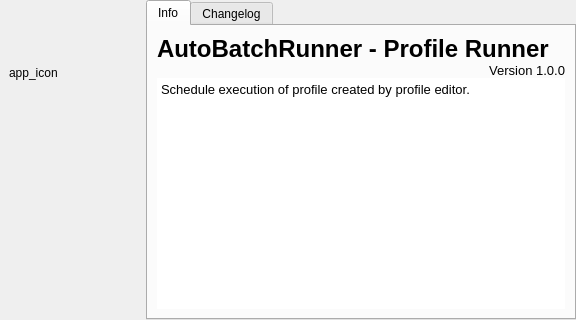
<?xml version="1.0" encoding="UTF-8"?>
<ui version="4.0">
 <class>AboutPE</class>
 <widget class="QWidget" name="AboutPE">
  <property name="geometry">
   <rect>
    <x>0</x>
    <y>0</y>
    <width>576</width>
    <height>320</height>
   </rect>
  </property>
  <property name="windowTitle">
   <string>About ProfileEditor</string>
  </property>
  <layout class="QHBoxLayout" name="horizontalLayout">
   <property name="spacing">
    <number>0</number>
   </property>
   <property name="leftMargin">
    <number>0</number>
   </property>
   <property name="topMargin">
    <number>0</number>
   </property>
   <property name="rightMargin">
    <number>0</number>
   </property>
   <property name="bottomMargin">
    <number>0</number>
   </property>
   <item>
    <widget class="QFrame" name="frame">
     <property name="frameShape">
      <enum>QFrame::NoFrame</enum>
     </property>
     <property name="frameShadow">
      <enum>QFrame::Raised</enum>
     </property>
     <layout class="QVBoxLayout" name="verticalLayout">
      <item>
       <widget class="QLabel" name="icon">
        <property name="minimumSize">
         <size>
          <width>128</width>
          <height>128</height>
         </size>
        </property>
        <property name="text">
         <string notr="true">app_icon</string>
        </property>
       </widget>
      </item>
      <item>
       <spacer name="verticalSpacer">
        <property name="orientation">
         <enum>Qt::Vertical</enum>
        </property>
        <property name="sizeHint" stdset="0">
         <size>
          <width>20</width>
          <height>261</height>
         </size>
        </property>
       </spacer>
      </item>
     </layout>
    </widget>
   </item>
   <item>
    <widget class="QFrame" name="AboutPEFrame">
     <property name="frameShape">
      <enum>QFrame::NoFrame</enum>
     </property>
     <property name="frameShadow">
      <enum>QFrame::Raised</enum>
     </property>
     <layout class="QVBoxLayout" name="verticalLayout_6">
      <property name="spacing">
       <number>0</number>
      </property>
      <property name="leftMargin">
       <number>0</number>
      </property>
      <property name="topMargin">
       <number>0</number>
      </property>
      <property name="rightMargin">
       <number>0</number>
      </property>
      <property name="bottomMargin">
       <number>0</number>
      </property>
      <item>
       <widget class="QTabWidget" name="infotabs">
        <property name="tabPosition">
         <enum>QTabWidget::North</enum>
        </property>
        <property name="currentIndex">
         <number>0</number>
        </property>
        <widget class="QWidget" name="information">
         <attribute name="title">
          <string>Info</string>
         </attribute>
         <layout class="QVBoxLayout" name="verticalLayout_2">
          <property name="spacing">
           <number>0</number>
          </property>
          <property name="leftMargin">
           <number>9</number>
          </property>
          <property name="topMargin">
           <number>9</number>
          </property>
          <property name="rightMargin">
           <number>9</number>
          </property>
          <property name="bottomMargin">
           <number>9</number>
          </property>
          <item>
           <widget class="QLabel" name="name">
            <property name="font">
             <font>
              <family>Arial</family>
              <pointsize>18</pointsize>
              <weight>75</weight>
              <bold>true</bold>
             </font>
            </property>
            <property name="text">
             <string notr="true">AutoBatchRunner - Profile Runner</string>
            </property>
           </widget>
          </item>
          <item>
           <widget class="QLabel" name="version">
            <property name="font">
             <font>
              <family>Arial</family>
              <pointsize>10</pointsize>
              <weight>50</weight>
              <bold>false</bold>
             </font>
            </property>
            <property name="text">
             <string notr="true">Version 1.0.0</string>
            </property>
            <property name="alignment">
             <set>Qt::AlignRight|Qt::AlignTrailing|Qt::AlignVCenter</set>
            </property>
           </widget>
          </item>
          <item>
           <widget class="QTextBrowser" name="softwareInfo">
            <property name="font">
             <font>
              <family>Arial</family>
              <pointsize>10</pointsize>
             </font>
            </property>
            <property name="frameShape">
             <enum>QFrame::NoFrame</enum>
            </property>
            <property name="html">
             <string>&lt;!DOCTYPE HTML PUBLIC &quot;-//W3C//DTD HTML 4.0//EN&quot; &quot;http://www.w3.org/TR/REC-html40/strict.dtd&quot;&gt;
&lt;html&gt;&lt;head&gt;&lt;meta name=&quot;qrichtext&quot; content=&quot;1&quot; /&gt;&lt;style type=&quot;text/css&quot;&gt;
p, li { white-space: pre-wrap; }
&lt;/style&gt;&lt;/head&gt;&lt;body style=&quot; font-family:'Arial'; font-size:10pt; font-weight:400; font-style:normal;&quot;&gt;
&lt;p style=&quot; margin-top:0px; margin-bottom:0px; margin-left:0px; margin-right:0px; -qt-block-indent:0; text-indent:0px;&quot;&gt;Schedule execution of profile created by profile editor.&lt;/p&gt;&lt;/body&gt;&lt;/html&gt;</string>
            </property>
           </widget>
          </item>
         </layout>
        </widget>
        <widget class="QWidget" name="changelog">
         <attribute name="title">
          <string>Changelog</string>
         </attribute>
        </widget>
       </widget>
      </item>
     </layout>
    </widget>
   </item>
  </layout>
 </widget>
 <resources/>
 <connections/>
</ui>
